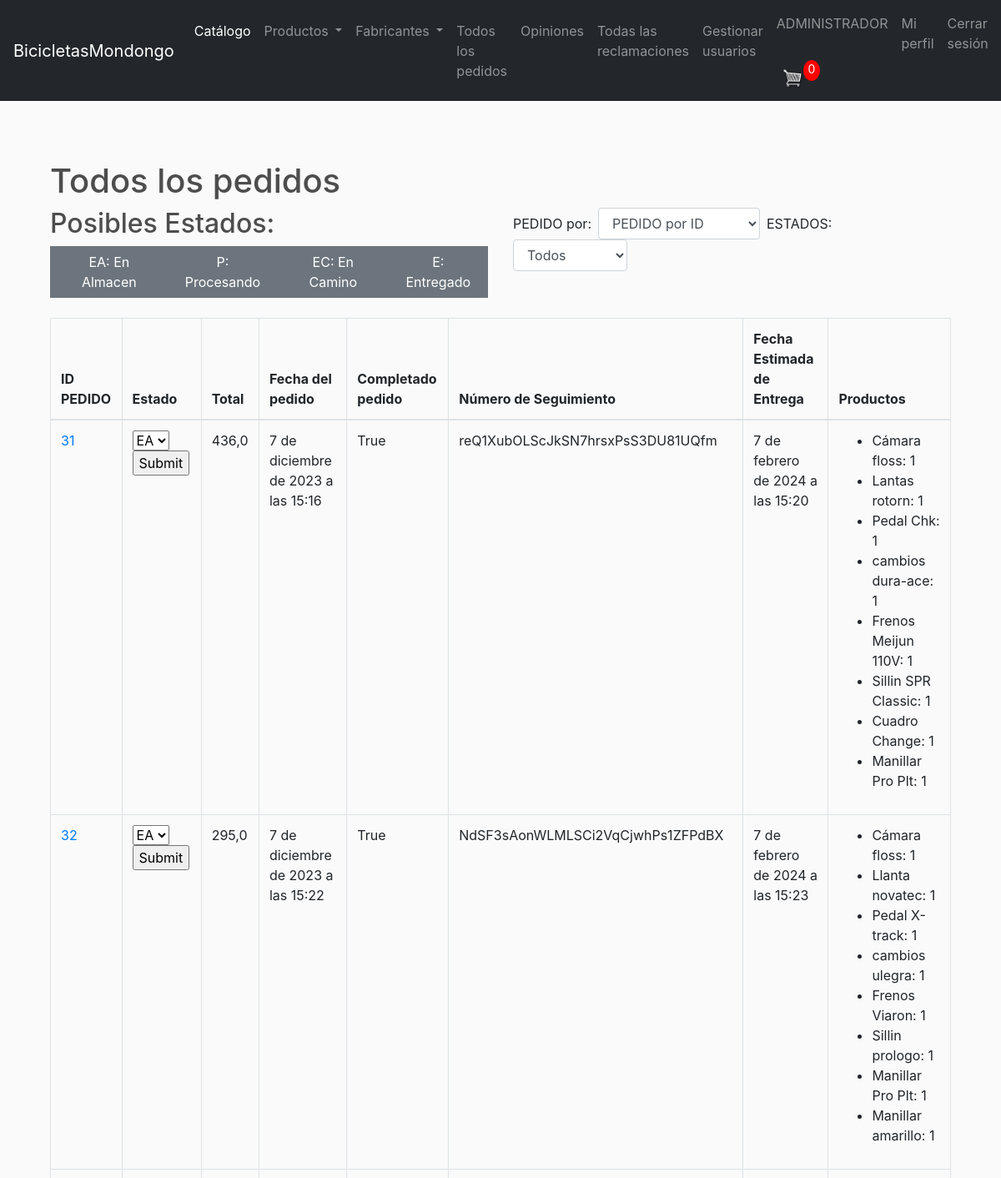
Page /store/guest/orders/?page=2&order_by=&status= (signed in, upper part) on the committed database.
### store/models.py (models this page shows, shortened)
class Order(models.Model):
	id = models.BigAutoField(primary_key=True)  # Campo de clave primaria explícito
	customer = models.ForeignKey(Customer, on_delete=models.SET_NULL, null=True, blank=True)
	date_ordered = models.DateTimeField(auto_now_add=True)
	complete = models.BooleanField(default=False)
	transaction_id = models.CharField(max_length=100, null=True)
	status = models.CharField(max_length=2, choices=STATUS_CHOICES, default='EA')
	estimated_delivery_date = models.DateTimeField(null=True, blank=True)
	refund_requested = models.BooleanField(default=False)
	refund_granted = models.BooleanField(default=False)
	@property
	def get_cart_total(self):
		orderitems = self.orderitem_set.all()
		total = sum([item.get_total for item in orderitems])
		return total
	@property
	def get_cart_items(self):
		orderitems = self.orderitem_set.all()
		total = sum([item.quantity for item in orderitems])
		return total

class OrderItem(models.Model):
	id = models.BigAutoField(primary_key=True)  # Campo de clave primaria explícito
	product = models.ForeignKey(Product, on_delete=models.SET_NULL, null=True)
	order = models.ForeignKey(Order, on_delete=models.SET_NULL, null=True)
	quantity = models.IntegerField(default=0, null=True, blank=True)
	date_added = models.DateTimeField(auto_now_add=True)
	status = models.CharField(max_length=2, choices=STATUS_CHOICES, default='EA')
	@property
	def get_total(self):
		total = self.product.price * self.quantity
		return total

class Product(models.Model):
	id = models.BigAutoField(primary_key=True)  # Campo de clave primaria explícito
	name = models.CharField(max_length=200)
	type = models.CharField(max_length=200,choices=PRODUCT_TYPES,null=True)
	maker = models.CharField(max_length=200,choices=MAKER_TYPES,null=True)
	price = models.FloatField()
	digital = models.BooleanField(default=False,null=True, blank=True)
	image = models.ImageField(null=True, blank=True)
	stock_no = models.IntegerField(default=0, null=True, blank=True, help_text="Enter the stock number")

### store/views.py (the view)
# urls.py: path('guest/orders/', views.guest_orders, name='guest_orders'),
@staff_member_required
def guest_orders(request):
    data = cartData(request)
    cartItems = data['cartItems']
    status = request.GET.get('status', '')
    order_by = request.GET.get('order_by', 'id') or 'id'
    guest_orders = Order.objects.all()
    if status:
        guest_orders = guest_orders.filter(status=status)
    if order_by == 'get_cart_total':
        guest_orders = sorted(guest_orders, key=lambda order: order.get_cart_total)
    else:
        guest_orders = guest_orders.order_by(order_by)
    paginator = Paginator(guest_orders, 10)
    page_number = request.GET.get('page')
    page_obj = paginator.get_page(page_number)
    context = {
        'page_obj': page_obj,
        'cartItems':cartItems,
    }
    return render(request, 'store/guest_orders.html', context)

### store/utils.py (called while the page is built)
def cartData(request):
    types = []  # Initialize types
    if request.user.is_authenticated:
        customer = request.user.customer
        order, created = Order.objects.get_or_create(customer=customer, complete=False)
        items = order.orderitem_set.all()
        cartItems = order.get_cart_items
        for item in items:
            types.append(item.product.type)
    else:
        cookieData = cookieCart(request)
        cartItems = cookieData['cartItems']
        order = cookieData['order']
        items = cookieData['items']
        types = cookieData['types']
    return {'cartItems':cartItems ,'order':order, 'items':items, 'types':types}

### store/templates/store/guest_orders.html (shortened to what this page needs)
{% extends 'store/main.html' %}
{% block content %}
    {% if user.is_staff %}
        <div class="container mt-5">
            <h1>Todos los pedidos</h1>
            <div class="row">
                <div class="col-md-6">
                    <h2>Posibles Estados:</h2>
                    <div class="btn-group" role="group">
                        <button type="button" class="btn btn-secondary">EA: En Almacen</button>
                        <button type="button" class="btn btn-secondary">P: Procesando</button>
                        <button type="button" class="btn btn-secondary">EC: En Camino</button>
                        <button type="button" class="btn btn-secondary">E: Entregado</button>
                    </div>
                </div>
                <div class="col-md-6 text-right">
                    <form method="get" class="form-inline">
                        <label class="mr-sm-2" for="order_by">PEDIDO por:</label>
                        <select class="form-control mr-sm-2" name="order_by" id="order_by" onchange="this.form.submit()">
                            <option value="id">PEDIDO por ID</option>
                        </select>
                        <label class="mr-sm-2" for="status">ESTADOS:</label>
                        <select class="form-control mr-sm-2" name="status" id="status" onchange="this.form.submit()">
                            <option value="">Todos</option>
                        </select>
                    </form>
                </div>
            </div>
            <table class="table table-bordered mt-4">
                <thead>
                    <tr>
                        <th>ID PEDIDO</th>
                        <th>Estado</th>
                        <th>Total</th>
                        <th>Fecha del pedido</th>
                        <th>Completado pedido</th>
                        <th>Número de Seguimiento</th>
                        <th>Fecha Estimada de Entrega</th>
                        <th>Productos</th>
                    </tr>
                </thead>
                <tbody>
                    {% for order in page_obj %}
                        {% if order.transaction_id %}
                            <tr>
                                <td><a href="{% url 'track_order' order.id %}">{{ order.id }}</a></td>
                                <td>
                                    <form method="post" action="{% url 'update_order' order.id %}">
                                        <select name="status" onchange="this.form.submit()">
                                            <option value="EA" {% if order.status == "EA" %}selected{% endif %}>EA</option>
                                        </select>
                                        <input type="submit">
                                    </form>
                                </td>
                                <td>{{ order.get_cart_total }}</td>
                                <td>{{ order.date_ordered }}</td>
                                <td>{{ order.complete }}</td>
                                <td>{{ order.transaction_id|default:"No se ha asignado un número de seguimiento" }}</td>
                                <td>{{ order.estimated_delivery_date }}</td>
                                <td>
                                    <ul>
                                        {% for item in order.orderitem_set.all %}
                                            <li>{{ item.product.name }}: {{ item.quantity }}</li>
                                        {% endfor %}
                                    </ul>
                                </td>
                            </tr>
                        {% endif %}
                    {% endfor %}
                </tbody>
            </table>
        </div>
    {% else %}
        <div class="container mt-5">
            <h1>Acceso denegado</h1>
            <p>Tu no tienes permiso para ver esta página.</p>
        </div>
    {% endif %}
{% endblock content %}

### static/css/main.css (style rules this page uses)
body { background-color: hsl(0, 0%, 98%); }
h1,h2,h3,h4,h5,h6 { color:hsl(0, 0%, 30%); }
.btn { border-radius: 0; }

### rows in the picture
Order: id "31", get_cart_total "436,0", date_ordered "7 de diciembre de 2023 a las 15:16", complete "True", transaction_id "reQ1XubOLScJkSN7hrsxPsS3DU81UQfm", estimated_delivery_date "7 de febrero de 2024 a las 15:20"
OrderItem: product.name "Cámara floss", quantity "1"
OrderItem: product.name "Lantas rotorn", quantity "1"
OrderItem: product.name "Pedal Chk", quantity "1"
OrderItem: product.name "cambios dura-ace", quantity "1"
OrderItem: product.name "Frenos Meijun 110V", quantity "1"
OrderItem: product.name "Sillin SPR Classic", quantity "1"
OrderItem: product.name "Cuadro Change", quantity "1"
OrderItem: product.name "Manillar Pro Plt", quantity "1"
Order: id "32", get_cart_total "295,0", date_ordered "7 de diciembre de 2023 a las 15:22", complete "True", transaction_id "NdSF3sAonWLMLSCi2VqCjwhPs1ZFPdBX", estimated_delivery_date "7 de febrero de 2024 a las 15:23"
OrderItem: product.name "Cámara floss", quantity "1"
OrderItem: product.name "Llanta novatec", quantity "1"
OrderItem: product.name "Pedal X-track", quantity "1"
OrderItem: product.name "cambios ulegra", quantity "1"
OrderItem: product.name "Frenos Viaron", quantity "1"
OrderItem: product.name "Sillin prologo", quantity "1"
OrderItem: product.name "Manillar Pro Plt", quantity "1"
OrderItem: product.name "Manillar amarillo", quantity "1"

### other values in the picture
{{ cartItems }} "0"
